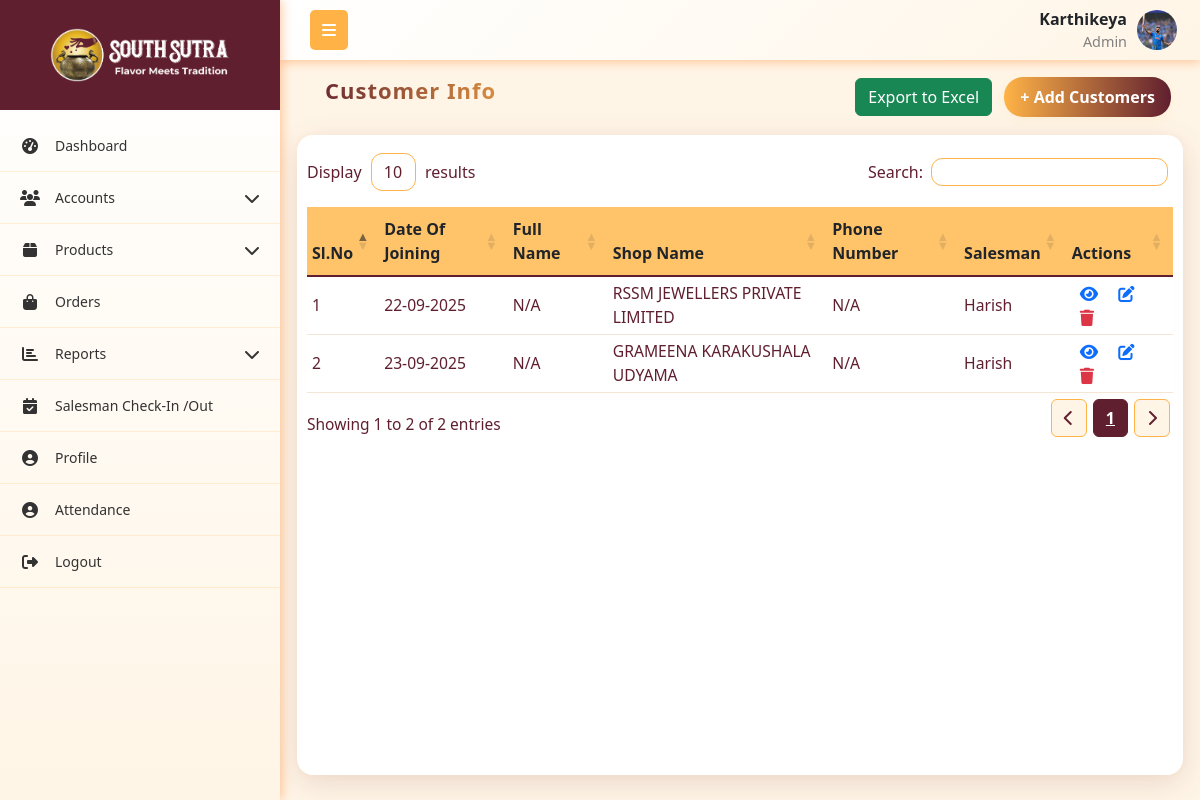
Page /customers/ (signed in) on the earlier database version.
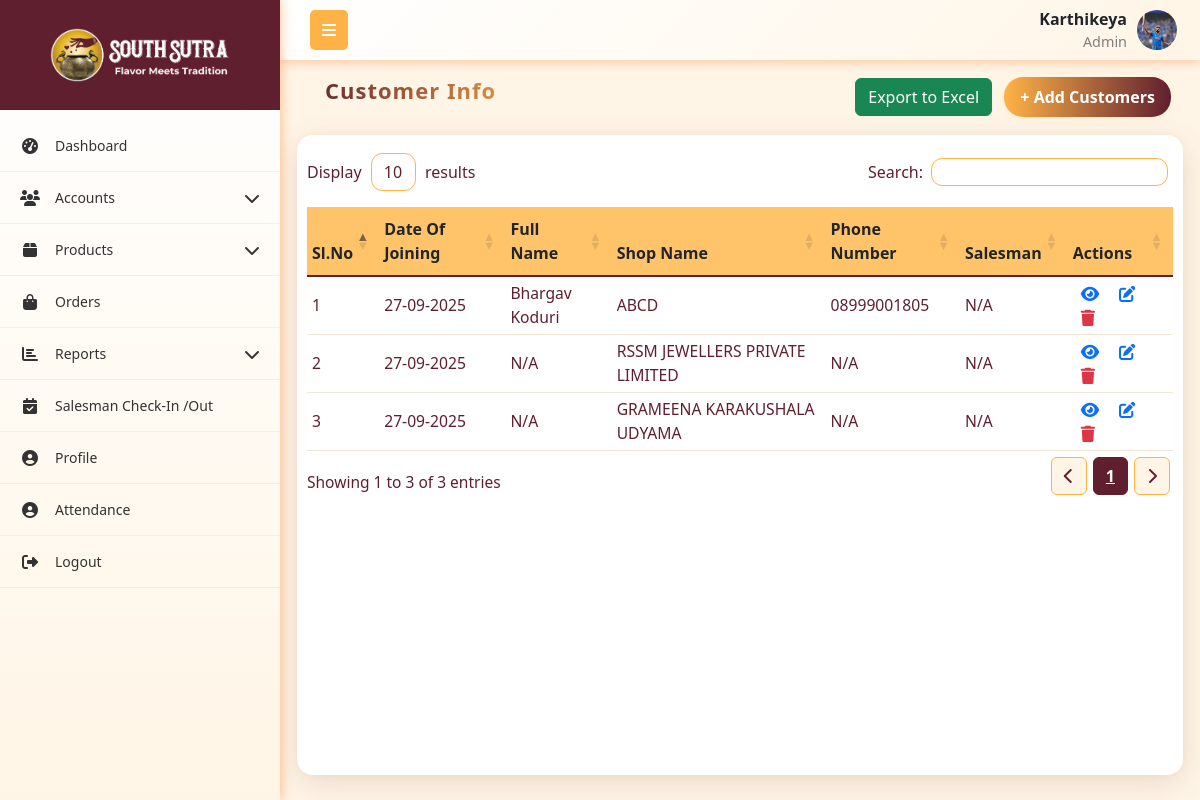
Same page on the later database version.
### App1/models.py (models this page shows, shortened)
class User(models.Model):
    role = models.ForeignKey(Role,on_delete=models.SET_NULL, null=True, related_name="role")
    username = models.CharField(max_length=255, unique=True)
    password = models.CharField(max_length=255)
    first_name = models.CharField(max_length=255)
    last_name = models.CharField(max_length=255)
    email = models.EmailField(unique=True)
    phone_number = models.CharField(max_length=15, unique=True)
    address = models.TextField()
    city = models.CharField(max_length=255)
    state = models.CharField(max_length=255)
    pincode = models.CharField(max_length=10)
    is_active = models.BooleanField(default=True)
    created_at = models.DateTimeField(auto_now_add=True)
    updated_at = models.DateTimeField(auto_now=True)
    profile_picture = models.ImageField(upload_to='profile_pictures/', null=True, blank=True)

class Role(models.Model):
    name = models.CharField(max_length=255, unique=True)
    created_at = models.DateTimeField(auto_now_add=True)
    updated_at = models.DateTimeField(auto_now=True)

class Customer(models.Model):
    user = models.ForeignKey(User, on_delete=models.SET_NULL, null=True, blank=True, related_name='customers')
    customer_name = models.CharField(max_length=255,null=True,blank=True)
    full_name = models.CharField(max_length=255,null=True,blank=True)
    email = models.EmailField(unique=True, null=True,blank=True)
    phone_number = models.CharField(unique=True, max_length=50, null=True,blank=True)
    shop_type = models.CharField(
        max_length=50,
        choices=[
            ('NMT', 'National Modern Trade'),
            ('MT', 'Modern Trade'),
            ('SMT', 'Semi Modern Trade'),
            ('SPECIAL', 'Speciality Store'),
            ('GT', 'General Trade'),
        ],
        blank=True, null=True
    )
    gst_number = models.CharField(max_length=100,null=True,blank=True)
    shop_name = models.CharField(max_length=255)
    shop_address_line1 = models.TextField()
    shop_address_line2 = models.TextField()
    shop_city = models.CharField(max_length=255)
    shop_district = models.CharField(max_length=255)
    shop_pincode = models.CharField(max_length=50)
    shop_state = models.CharField(max_length=255)
    discount = models.DecimalField(max_digits=5, decimal_places=2, default=0.00)
    is_active = models.BooleanField(default=True)
    is_new = models.BooleanField(default=True)
    is_gst_registered = models.BooleanField(default=False, help_text="Is the customer GST registered?")
    created_at = models.DateTimeField(auto_now_add=True)
    updated_at = models.DateTimeField(auto_now=True)
    weekday_footfall = models.PositiveIntegerField(help_text="Average number of visitors during weekdays",null=True,blank=True)
    weekend_footfall = models.PositiveIntegerField(help_text="Average number of visitors during weekends",null=True,blank=True)
    credit_period = models.CharField(max_length=100,help_text="Credit period in No of Days", null=True, blank=True)
    nature_of_business = models.TextField(blank=True, null=True)
    latitude = models.CharField(max_length=50, blank=True, null=True)
    longitude = models.CharField(max_length=50, blank=True, null=True)

### App1/views.py (the view)
# urls.py: path('customers/', customer_table, name='customer_table'),
def customer_table(request):
    current_user, role_permission = get_logged_in_user(request)
    if not current_user:
        return redirect('login')
    if current_user.role.name.lower() == "admin":
        customers = Customer.objects.all()
    else:
        customers = Customer.objects.filter(user=current_user)
    context = {
        'customers': customers,
        'current_user': current_user,
        'role_permission': role_permission
    }
    return render(request, 'accounts/customer_table.html', context)

### App1/views.py (called while the page is built)
def get_logged_in_user(request):
    username = request.session.get('current_user')
    if not username:
        return None, None  # always return a tuple
    try:
        user = User.objects.get(username=username)
        try:
            role_permission = RolePermissions.objects.get(role=user.role)
        except RolePermissions.DoesNotExist:
            role_permission = None
        return user, role_permission
    except User.DoesNotExist:
        return None, None

### templates/accounts/customer_table.html (shortened to what this page needs)
{% extends 'company_admin/base.html' %}
{% load static %}
{% block content %}
<link rel="stylesheet" href="https://cdn.datatables.net/1.13.4/css/dataTables.bootstrap5.min.css">
<link rel="stylesheet" href="https://cdn.datatables.net/responsive/2.4.1/css/responsive.bootstrap5.min.css">
<link rel="stylesheet" href="https://cdnjs.cloudflare.com/ajax/libs/font-awesome/6.4.0/css/all.min.css">
<div class="container mt-1">
    <div class="mb-0 p-0">
        <div class="d-flex justify-content-between flex-wrap m-1">
            <h5 class="header">Customer Info</h5>
            <div>
                <div style="position: relative; display: inline-block;">
                    <button onclick="toggleColumnSelector()" class="btn btn-success">Export to Excel</button>
                </div>
                {% if role_permission.customer_a %}
                <a href="{% url 'add_customer' %}" class="btn btn-primary m-2">+ Add Customers</a>
                {% endif %}
            </div>
        </div>
    </div>
    <div class="custom-card">
        <table id="customertable" class="table align-middle" style="width:100%">
            <thead class="table-header">
                <tr>
                    <th>Sl.No</th>
                    <th>Date Of Joining</th>
                    <th>Full Name</th>
                    <th>Shop Name</th>
                    <th>Phone Number</th>
                    <th>Salesman</th>
                    <th>Actions</th>
                </tr>
            </thead>
            <tbody>
                {% for customer in customers %}
                <tr>
                    <td>{{ forloop.counter }}</td>
                    <td>{{ customer.created_at|date:'d-m-Y' }}</td>
                    <td>{{ customer.full_name|default:"N/A" }}</td>
                    <td>{{ customer.shop_name|default:"N/A"  }}</td>
                    <td>{{ customer.phone_number|default:"N/A"  }}</td>
                    <td>{{ customer.user.username|default:"N/A"  }}</td>
                    <td>
                        <a href="{% url 'view_customer' customer.id %}" class="btn-icon text-decoration-none" title="View">
                        </a>
                        {% if role_permission.customer_e %}
                         <a href="{% url 'edit_customer' customer.id %}" class="btn-icon text-decoration-none" title="Edit">
                        </a>
                        {% endif %}
                        {% if role_permission.customer_d %}
                        <a href="{% url 'delete_customer' customer.id %}" onclick="return confirm('Are you sure?');" class="btn-icon" title="Delete">
                        </a>
                        {% endif %}
                    </td>
                </tr>
                {% endfor %}
            </tbody>
        </table>
    </div>
</div>
{% endblock content %}

### templates/company_admin/base.html (shortened to what this page needs)
{% load static %}
<!DOCTYPE html>
<html lang="en">
<head>
    <link href="https://cdnjs.cloudflare.com/ajax/libs/bootstrap/5.3.0/css/bootstrap.min.css" rel="stylesheet">
    <link href="https://cdnjs.cloudflare.com/ajax/libs/font-awesome/6.4.0/css/all.min.css" rel="stylesheet">
    <link rel="stylesheet" href="https://cdn.datatables.net/1.13.4/css/dataTables.bootstrap5.min.css">
    <link rel="stylesheet" href="https://cdn.datatables.net/responsive/2.4.1/css/responsive.bootstrap5.min.css">
    <link rel="stylesheet" href="{% static 'css/alert.css' %}">
</head>
<body>
    <nav class="top-navbar">
        <div class="navbar-container">
            <div class="navbar-left">
                <button class="sidebar-toggle" id="sidebarToggle">
                    <i class="fas fa-bars"></i>
                </button>
            </div>
            <div class="navbar-right me-2">
                <div class="navbar-user-info">
                    <span class="username">{{current_user.username}}</span>
                    <span class="role">{{current_user.role.name}}</span>
                </div>
                {% if current_user.profile_picture %}
                    <img src="{{ current_user.profile_picture.url }}"
                        alt="{{ current_user.get_full_name }}"
                        class="navbar-profile-img">
                {% else %}
                     <div class="navbar-profile-fallback">
                        {{ current_user.first_name|first|upper }}{{ current_user.last_name|first|upper }}
                    </div>
                {% endif %}
            </div>
        </div>
    </nav>
    <nav class="sidebar" id="sidebar">
        <div class="sidebar-logo-container">
            <img src="{% static 'images/logo.png' %}" alt="Company Logo"  class="logo">
        </div>
        <ul class="nav flex-column sidebar-nav">
            {% if role_permission.dashboard_v %}
            <li class="nav-item">
                <a class="nav-link" href="{% url 'dashboard' %}">
                    <i class="fas fa-tachometer-alt nav-icon"></i>
                    <span class="nav-text">Dashboard</span>
                </a>
            </li>
            {% endif %}
            {% if role_permission.roles_v or role_permission.users_v or role_permission.customer_v %}
            <li class="nav-item">
                <a class="nav-link" href="#">
                    <i class="fas fa-users nav-icon"></i>
                    <span class="nav-text">Accounts</span>
                    <i class="fas fa-chevron-down arrow"></i>
                </a>
            </li>
            {% endif %}
            {% if role_permission.category_v or role_permission.all_products_v or role_permission.daily_production_v or role_permission.inventory_v %}
            <li class="nav-item">
                <a class="nav-link" href="#">
                    <i class="fas fa-box nav-icon"></i>
                    <span class="nav-text">Products</span>
                    <i class="fas fa-chevron-down arrow"></i>
                </a>
            </li>
            {% endif %}
            {% if role_permission.orders_v %}
            <li class="nav-item">
                <a class="nav-link" href="{% url 'order_table' %}">
                    <i class="fas fa-shopping-bag nav-icon"></i>
                    <span class="nav-text">Orders</span>
                </a>
            </li>
            {% endif %}
            {% if role_permission.s_reports_v or role_permission.c_reports_v %}
            <li class="nav-item">
                <a class="nav-link" href="#">
                    <i class="fas fa-chart-bar nav-icon"></i>
                    <span class="nav-text">Reports</span>
                    <i class="fas fa-chevron-down arrow"></i>
                </a>
            </li>
            {% endif %}
            {% if current_user.role.name == 'Admin' %}
            <li class="nav-item">
                <a class="nav-link" href="{% url 'salesman_visit_list' %}">
                    <i class="fas fa-calendar-check nav-icon"></i>
                    <span class="nav-text">Salesman Check-In /Out</span>
                </a>
            </li>
            {% endif %}
            <li class="nav-item">
                <a class="nav-link" href="{% url 'profile' %}">
                    <i class="fas fa-user-circle nav-icon"></i>
                    <span class="nav-text">Profile</span>
                </a>
            </li>
            <li class="nav-item">
                <a class="nav-link" href="{% url 'attendance' %}">
                    <i class="fas fa-user-circle nav-icon"></i>
                    <span class="nav-text">Attendance</span>
                </a>
            </li>
            <li class="nav-item">
                <a class="nav-link" href="{% url 'logout' %}" onclick="return confirm('Are you sure?');" >
                    <i class="fas fa-sign-out-alt nav-icon"></i>
                    <span class="nav-text">Logout</span>
                </a>
            </li>
        </ul>
    </nav>
    <main class="main-content" id="mainContent">
        {% block content %}{% endblock %}
    </main>
</body>
</html>

### templates/company_admin/base.html (style rules this page uses)
:root { --primary-red: #601F2F; --primary-orange: #ffb347; --accent-yellow: #fc3; --light-orange: #fff5e6; --dark-red: #4a1824; --sidebar-width: 280px; --sidebar-collapsed: 60px; }
* { box-sizing: border-box; }
body { font-family: 'Segoe UI', Tahoma, Geneva, Verdana, sans-serif; background-color: #f8f9fa; margin: 0; padding: 0; overflow-x: hidden; }
.top-navbar { background: linear-gradient(135deg, white 0%, var(--light-orange) 100%); box-shadow: 0 2px 10px rgba(255, 106, 0, 0.35); position: fixed; top: 0; left: var(--sidebar-width); right: 0; z-index: 1030; height: 60px; padding: 0; transition: left 0.3s ease; }
.navbar-container { display: flex; align-items: center; justify-content: space-between; height: 100%; padding: 0 15px; max-width: 100%; }
.navbar-left { display: flex; align-items: center; flex-shrink: 0; }
.sidebar-toggle { background: var(--primary-orange); border: none; color: white; padding: 8px 12px; border-radius: 5px; margin-left: 15px; cursor: pointer; }
.navbar-right { flex-shrink: 0; display: flex; align-items: center; gap: 10px; }
.navbar-profile-img { width: 40px; height: 40px; border-radius: 50%; object-fit: cover; }
.navbar-user-info { display: flex; flex-direction: column; align-items: flex-end; }
.navbar-user-info .username { font-weight: 600; }
.navbar-user-info .role { font-size: 0.9rem; color: gray; }
.sidebar { position: fixed; top: 0; left: 0; height: 100vh; width: var(--sidebar-width); background: linear-gradient(180deg, white 0%, var(--light-orange) 100%); transform: translateX(0); transition: width 0.3s ease; z-index: 1040; overflow-y: auto; box-shadow: 2px 0 10px rgba(255, 106, 0, 0.35); display: flex; flex-direction: column; }
.sidebar-logo-container { display: flex; align-items: center; justify-content: center; height: 110px; width: 100%; background-color: #601F2F; margin-bottom: 10px; transition: opacity 0.3s, height 0.3s, margin-bottom 0.3s; }
.sidebar-logo-container .logo { width: 200px; height: auto; background: transparent; padding: 8px 10px; }
.sidebar:not(.collapsed) .sidebar-logo-container { opacity: 1; height: 110px; margin-bottom: 10px; }
.sidebar-nav { padding: 0; margin: 0; list-style: none; flex: 1 1 auto; }
.nav-item { border-bottom: 1px solid rgba(255, 179, 71, 0.2); }
.nav-link { color: #333; padding: 15px 20px; display: flex; align-items: center; text-decoration: none; transition: all 0.3s ease; position: relative; cursor: pointer; }
.nav-icon { width: 20px; margin-right: 15px; text-align: center; font-size: 16px; }
.nav-text { flex-grow: 1; font-size: 14px; }
.arrow { transition: transform 0.3s ease; margin-left: auto; }
.main-content { margin-top: 60px; padding: 5px; transition: margin-left 0.3s ease; min-height: calc(100vh - 60px); }
@media (min-width: 768px) { .sidebar { transform: translateX(0); top: 0; height: 100vh; } }
@media (min-width: 768px) { .main-content { margin-left: var(--sidebar-width); } }

Differences in the rows shown:
removed Customer: created_at "22-09-2025", full_name "N/A", shop_name "RSSM JEWELLERS PRIVATE LIMITED", phone_number "N/A", user.username "Harish"
removed Customer: created_at "23-09-2025", full_name "N/A", shop_name "GRAMEENA KARAKUSHALA UDYAMA", phone_number "N/A", user.username "Harish"
added Customer: created_at "27-09-2025", full_name "Bhargav Koduri", shop_name "ABCD", phone_number "08999001805", user.username "N/A"
added Customer: created_at "27-09-2025", full_name "N/A", shop_name "RSSM JEWELLERS PRIVATE LIMITED", phone_number "N/A", user.username "N/A"
added Customer: created_at "27-09-2025", full_name "N/A", shop_name "GRAMEENA KARAKUSHALA UDYAMA", phone_number "N/A", user.username "N/A"
Other differences:
text written by a page script: "Display results Search: Showing 1 to 2 of 2 entries 1" → "Display results Search: Showing 1 to 3 of 3 entries 1"
